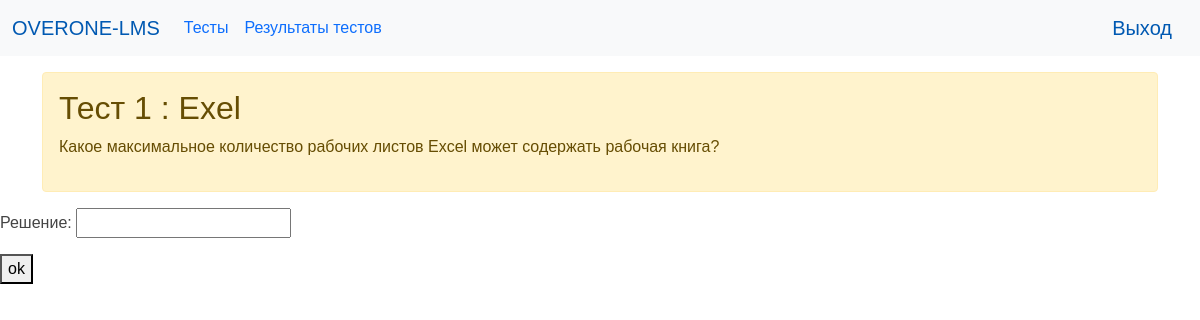
The app's page /task_detail/3/ (signed in) with its own data.
### lms/models.py (models this page shows, shortened)
class Task(models.Model):
    title = models.CharField(max_length=100, verbose_name='Заголовок')
    content = models.TextField(blank=True, verbose_name='Задача')
    created_at = models.DateTimeField(auto_now_add=True, verbose_name='Дата создания')
    updated_at = models.DateTimeField(auto_now=True, verbose_name='Дата изменения')
    photo = models.ImageField(upload_to='photos/%Y/%m/%d/', verbose_name='Фото', blank=True, null=True)
    class Meta:
        verbose_name = 'Задание'
        verbose_name_plural = 'Задания'
        ordering = ['updated_at']

### lms/views.py (the view)
# urls.py: path("task_detail/<int:task_id>/", task_detail, name='task_detail'),
@login_required
def task_detail(request, task_id):
    if request.method == 'POST':
        form = SolutionForm(request.POST)
        task = get_object_or_404(Task, id=task_id)
        if form.is_valid():
            cd = form.cleaned_data
            user = request.user
            Solution.objects.create(student=user, task=task, text=cd['solution'])
            return redirect("home")
    else:
        form = SolutionForm()
        task = get_object_or_404(Task, id=task_id)
        context = {'task': task, 'form': form}
        return render(request, 'task_detail.html', context)

### lms/forms.py
class SolutionForm(forms.Form):
    solution = forms.CharField(label='Решение')

### lms/templates/task_detail.html (shortened to what this page needs)
{% extends "base.html" %}
{% block content %}
<div class="container">
        <div class="alert alert-warning mt-3">
            <h2>{{task.title}}</h2>
            <p>{{task.content}}</p>
        </div>
  </div>
<form method="post">
  {{ form.as_p }}
  <button type="submit">ok</button>
</form>
{% endblock %}

### lms/static/css/style.css (style rules this page uses)
html, body { font-family: 'Arial'; margin: 0; padding: 0; height: 100%; width: 100%; color: #444; }

### records on screen
Task: title "Тест 1 : Exel", content "Какое максимальное количество рабочих листов Excel может содержать рабочая книга?"
